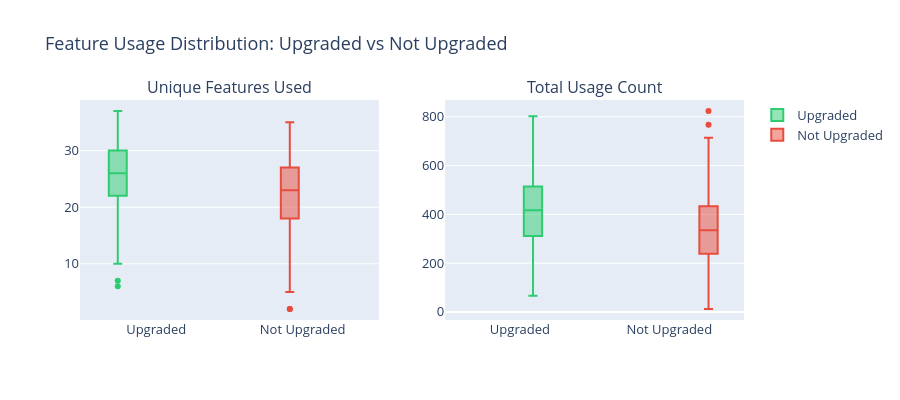

Here is the notebook cell this chart was saved with:
### Code cell
fig = make_subplots(
    rows=1, cols=2,
    subplot_titles=[
        'Unique Features Used',
        'Total Usage Count'
    ]
)

for col, title, row, c in [
    ('unique_features_used', 'Unique Features', 1, 1),
    ('total_usage_count',    'Total Usage',     1, 2)
]:
    fig.add_trace(go.Box(
        y=upgraded[col],
        name='Upgraded',
        marker_color='#2ecc71',
        showlegend=(c == 1)
    ), row=1, col=c)

    fig.add_trace(go.Box(
        y=not_upgraded[col],
        name='Not Upgraded',
        marker_color='#e74c3c',
        showlegend=(c == 1)
    ), row=1, col=c)

fig.update_layout(
    height=400,
    font=dict(size=13),
    title='Feature Usage Distribution: Upgraded vs Not Upgraded',
    boxmode='group'
)
fig.show()

### Figure 1 — Plotly figure (JSON) as saved in the notebook; plotly's stock layout.template omitted (floating-point values rounded to 4 significant figures; data arrays with more than 128 entries replaced by an {"elided": "..."} marker saying what was removed)
{"data": [{"marker": {"color": "#2ecc71"}, "name": "Upgraded", "showlegend": true, "type": "box", "xaxis": "x", "y": {"elided": "269 int values"}, "yaxis": "y"}, {"marker": {"color": "#e74c3c"}, "name": "Not Upgraded", "showlegend": true, "type": "box", "xaxis": "x", "y": {"elided": "231 int values"}, "yaxis": "y"}, {"marker": {"color": "#2ecc71"}, "name": "Upgraded", "showlegend": false, "type": "box", "xaxis": "x2", "y": {"elided": "269 int values"}, "yaxis": "y2"}, {"marker": {"color": "#e74c3c"}, "name": "Not Upgraded", "showlegend": false, "type": "box", "xaxis": "x2", "y": {"elided": "231 int values"}, "yaxis": "y2"}], "layout": {"annotations": [{"font": {"size": 16}, "showarrow": false, "text": "Unique Features Used", "x": 0.225, "xanchor": "center", "xref": "paper", "y": 1, "yanchor": "bottom", "yref": "paper"}, {"font": {"size": 16}, "showarrow": false, "text": "Total Usage Count", "x": 0.775, "xanchor": "center", "xref": "paper", "y": 1, "yanchor": "bottom", "yref": "paper"}], "boxmode": "group", "font": {"size": 13}, "height": 400, "title": {"text": "Feature Usage Distribution: Upgraded vs Not Upgraded"}, "xaxis": {"anchor": "y", "domain": [0, 0.45]}, "xaxis2": {"anchor": "y2", "domain": [0.55, 1]}, "yaxis": {"anchor": "x", "domain": [0, 1]}, "yaxis2": {"anchor": "x2", "domain": [0, 1]}}}
